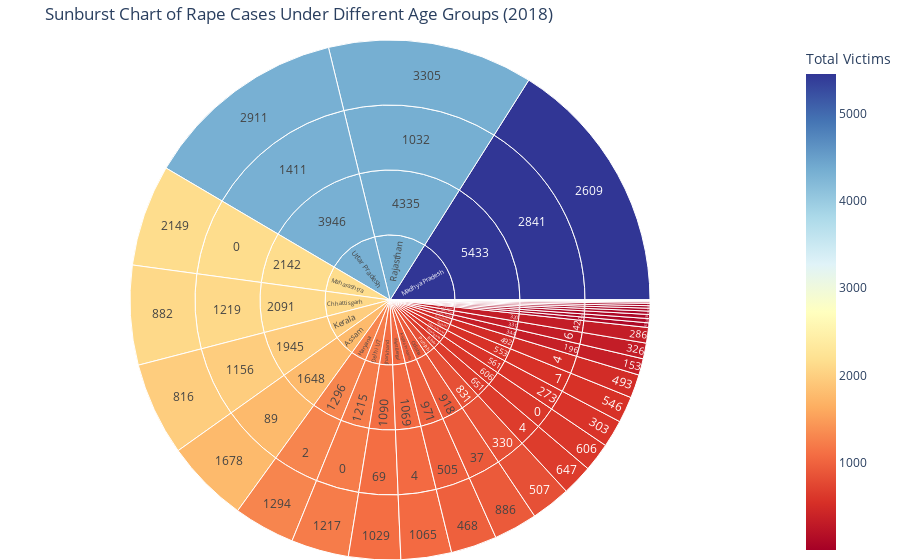

The code cell stored with this chart in its notebook:
### Code cell
Rape_under_Different_age_groups_2018.fillna(0)
dtdf = Rape_under_Different_age_groups_2018.sort_values(by='Cases Reported ',ascending =False)
#dtdf.drop(35,inplace=True)

fig = px.sunburst(
    dtdf,
    path=['State/UT ', 'Cases Reported ', 
       'Total Girl /Child Victims(Below 18)',
       'Total Women / Adult Victims(Above 18)'],
    values='Total Victims ',
    color='Total Victims ',
    title='Sunburst Chart of Rape Cases Under Different Age Groups (2018)',
    color_continuous_scale='RdYlBu'
)

fig.update_layout(margin=dict(l=0, r=0, b=0, t=40))
fig.show()

### Figure 1 — Plotly figure (JSON) as saved in the notebook; plotly's stock layout.template omitted (floating-point values rounded to 4 significant figures; data arrays with more than 128 entries replaced by an {"elided": "..."} marker saying what was removed)
{"data": [{"branchvalues": "total", "customdata": {"elided": "140x1 int values"}, "domain": {"x": [0, 1], "y": [0, 1]}, "hovertemplate": "labels=%{label}<br>Total Victims _sum=%{value}<br>parent=%{parent}<br>id=%{id}<br>Total Victims =%{color}<extra></extra>", "ids": {"elided": "140 str values"}, "labels": {"elided": "140 str values"}, "marker": {"coloraxis": "coloraxis", "colors": {"elided": "140 int values"}}, "name": "", "parents": {"elided": "140 str values"}, "type": "sunburst", "values": {"elided": "140 int values"}}], "layout": {"coloraxis": {"colorbar": {"title": {"text": "Total Victims "}}, "colorscale": [[0, "rgb(165,0,38)"], [0.1, "rgb(215,48,39)"], [0.2, "rgb(244,109,67)"], [0.3, "rgb(253,174,97)"], [0.4, "rgb(254,224,144)"], [0.5, "rgb(255,255,191)"], [0.6, "rgb(224,243,248)"], [0.7, "rgb(171,217,233)"], [0.8, "rgb(116,173,209)"], [0.9, "rgb(69,117,180)"], [1, "rgb(49,54,149)"]]}, "legend": {"tracegroupgap": 0}, "margin": {"b": 0, "l": 0, "r": 0, "t": 40}, "title": {"text": "Sunburst Chart of Rape Cases Under Different Age Groups (2018)"}}}
